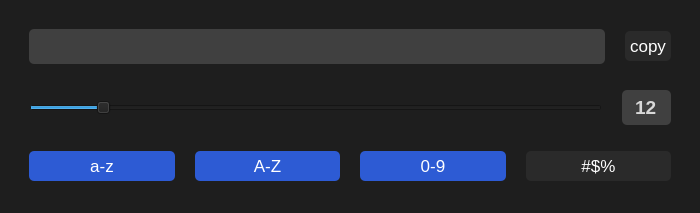
<?xml version="1.0" encoding="UTF-8"?>
<ui version="4.0">
 <class>MainWindow</class>
 <widget class="QMainWindow" name="MainWindow">
  <property name="geometry">
   <rect>
    <x>0</x>
    <y>0</y>
    <width>700</width>
    <height>213</height>
   </rect>
  </property>
  <property name="maximumSize">
   <size>
    <width>700</width>
    <height>213</height>
   </size>
  </property>
  <property name="windowTitle">
   <string>Password Generator</string>
  </property>
  <widget class="QWidget" name="centralwidget">
   <property name="styleSheet">
    <string notr="true">QWidget {
    background-color: #1e1e1e;
    font-size: 13pt;
}

QPushButton {
    color: white;
    border: none;
    padding: 5px;
    background-color: #2a2a2a;
    border-radius: 5px;
}

QPushButton::checked {
    background-color: #2d5bd4;
}

QPushButton::pressed {
    background-color: #2D5BD4;
}

QLineEdit {
    border: none;
    border-radius: 5px;
    color: #d8d8d8;
    font-size: 14pt;
    font-weight: bold;
    background-color: #404040;
    padding: 5px;
}

QSpinBox {
    border: none;
    border-radius: 5px;
    color: #d8d8d8;
    font-size: 14pt;
    font-weight: bold;
    background-color: #404040;
    padding: 5px;
}</string>
   </property>
   <layout class="QVBoxLayout" name="verticalLayout">
    <item>
     <layout class="QHBoxLayout" name="horizontalLayout">
      <property name="spacing">
       <number>20</number>
      </property>
      <property name="leftMargin">
       <number>20</number>
      </property>
      <property name="topMargin">
       <number>20</number>
      </property>
      <property name="rightMargin">
       <number>20</number>
      </property>
      <property name="bottomMargin">
       <number>20</number>
      </property>
      <item>
       <widget class="QLineEdit" name="lineEdit_password"/>
      </item>
      <item>
       <widget class="QPushButton" name="pushButton_copy">
        <property name="enabled">
         <bool>true</bool>
        </property>
        <property name="cursor">
         <cursorShape>PointingHandCursor</cursorShape>
        </property>
        <property name="text">
         <string>copy</string>
        </property>
        <property name="icon">
         <iconset resource="../Calculator/other/Password Generator/icon.qrc">
          <normaloff>:/icon/content_copy_24dp_FILL0_wght400_GRAD0_opsz24.svg</normaloff>:/icon/content_copy_24dp_FILL0_wght400_GRAD0_opsz24.svg</iconset>
        </property>
       </widget>
      </item>
     </layout>
    </item>
    <item>
     <layout class="QHBoxLayout" name="horizontalLayout_2">
      <property name="spacing">
       <number>20</number>
      </property>
      <property name="leftMargin">
       <number>20</number>
      </property>
      <property name="rightMargin">
       <number>20</number>
      </property>
      <property name="bottomMargin">
       <number>20</number>
      </property>
      <item>
       <widget class="QSlider" name="horizontalSlider_length">
        <property name="cursor">
         <cursorShape>SizeHorCursor</cursorShape>
        </property>
        <property name="autoFillBackground">
         <bool>true</bool>
        </property>
        <property name="maximum">
         <number>100</number>
        </property>
        <property name="value">
         <number>12</number>
        </property>
        <property name="tracking">
         <bool>true</bool>
        </property>
        <property name="orientation">
         <enum>Qt::Horizontal</enum>
        </property>
        <property name="invertedAppearance">
         <bool>false</bool>
        </property>
        <property name="invertedControls">
         <bool>false</bool>
        </property>
        <property name="tickPosition">
         <enum>QSlider::NoTicks</enum>
        </property>
       </widget>
      </item>
      <item>
       <widget class="QSpinBox" name="spinBox_length">
        <property name="alignment">
         <set>Qt::AlignCenter</set>
        </property>
        <property name="buttonSymbols">
         <enum>QAbstractSpinBox::NoButtons</enum>
        </property>
        <property name="maximum">
         <number>100</number>
        </property>
        <property name="value">
         <number>12</number>
        </property>
       </widget>
      </item>
     </layout>
    </item>
    <item>
     <layout class="QHBoxLayout" name="horizontalLayout_3">
      <property name="spacing">
       <number>20</number>
      </property>
      <property name="leftMargin">
       <number>20</number>
      </property>
      <property name="rightMargin">
       <number>20</number>
      </property>
      <property name="bottomMargin">
       <number>20</number>
      </property>
      <item>
       <widget class="QPushButton" name="pushButton_lower">
        <property name="cursor">
         <cursorShape>PointingHandCursor</cursorShape>
        </property>
        <property name="text">
         <string>a-z</string>
        </property>
        <property name="checkable">
         <bool>true</bool>
        </property>
        <property name="checked">
         <bool>true</bool>
        </property>
       </widget>
      </item>
      <item>
       <widget class="QPushButton" name="pushButton_upper">
        <property name="cursor">
         <cursorShape>PointingHandCursor</cursorShape>
        </property>
        <property name="text">
         <string>A-Z</string>
        </property>
        <property name="checkable">
         <bool>true</bool>
        </property>
        <property name="checked">
         <bool>true</bool>
        </property>
       </widget>
      </item>
      <item>
       <widget class="QPushButton" name="pushButton_digits">
        <property name="cursor">
         <cursorShape>PointingHandCursor</cursorShape>
        </property>
        <property name="text">
         <string>0-9</string>
        </property>
        <property name="checkable">
         <bool>true</bool>
        </property>
        <property name="checked">
         <bool>true</bool>
        </property>
       </widget>
      </item>
      <item>
       <widget class="QPushButton" name="pushButton_symbols">
        <property name="cursor">
         <cursorShape>PointingHandCursor</cursorShape>
        </property>
        <property name="text">
         <string>#$%</string>
        </property>
        <property name="checkable">
         <bool>true</bool>
        </property>
       </widget>
      </item>
     </layout>
    </item>
   </layout>
  </widget>
 </widget>
 <resources>
  <include location="../Calculator/other/Password Generator/icon.qrc"/>
 </resources>
 <connections/>
</ui>
